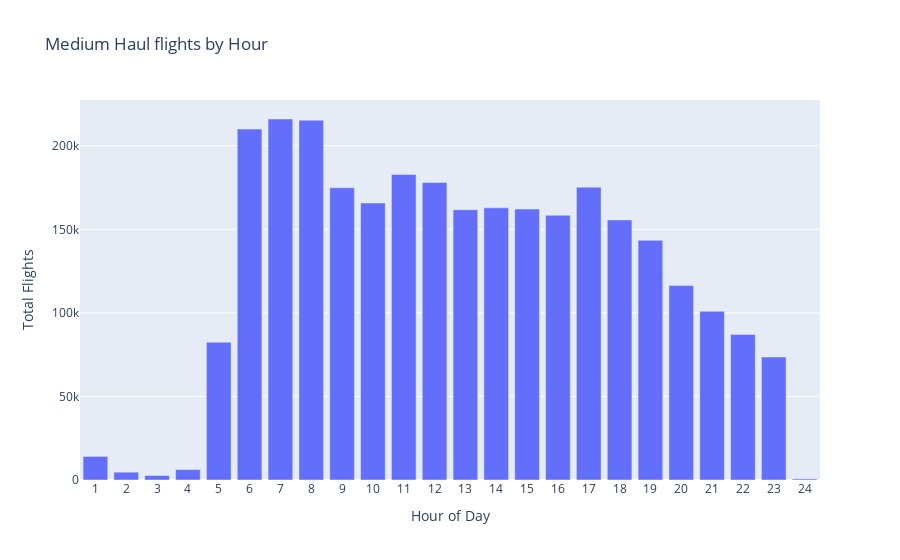

Source (notebook cell):
### Code cell
# create the data
data = go.Bar(name='Medium Haul',x=df.index, y=df['medium_haul']),


# create the layout
layout = go.Layout(
    title= 'Medium Haul flights by Hour',
    xaxis=dict(
        title='Hour of Day',
        tickmode='linear'),
    yaxis=dict(title='Total Flights')
)

# create the figure
fig = go.Figure(data=data, layout=layout)
fig.show()

### Figure 1 — Plotly figure (JSON) as saved in the notebook; plotly's stock layout.template omitted (floating-point values rounded to 4 significant figures)
{"data": [{"name": "Medium Haul", "type": "bar", "x": ["", "1", "10", "11", "12", "13", "14", "15", "16", "17", "18", "19", "2", "20", "21", "22", "23", "24", "3", "4", "5", "6", "7", "8", "9"], "y": [38474, 14110, 165751, 182830, 177987, 161709, 162853, 162142, 158408, 175213, 155621, 143435, 4690, 116321, 100926, 87094, 73586, 677, 2654, 6243, 82473, 210007, 216020, 215344, 174912]}], "layout": {"autosize": true, "title": {"text": "Medium Haul flights by Hour"}, "xaxis": {"autorange": true, "range": [0.5, 24.5], "tickmode": "linear", "title": {"text": "Hour of Day"}, "type": "linear"}, "yaxis": {"autorange": true, "range": [0, 227400.0], "title": {"text": "Total Flights"}, "type": "linear"}}}
